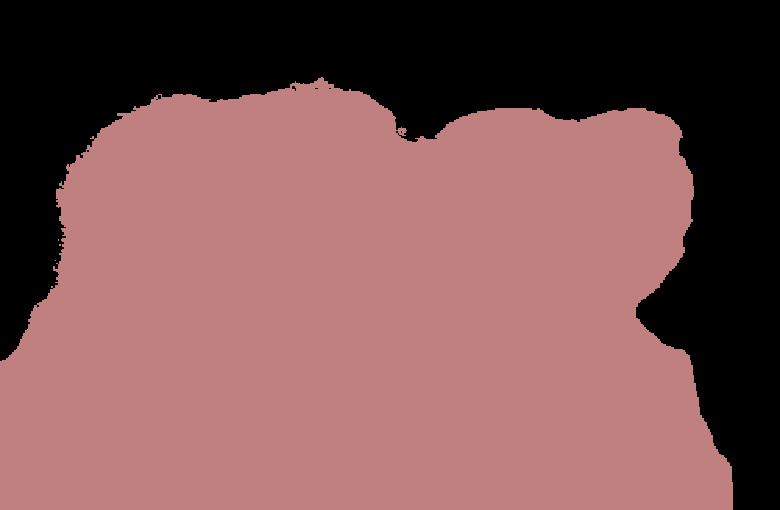
#> input picture crfasrnn_pytorch/labels.png, 780 x 510 px
$ python -i masking.py   (imports and definitions only)
#> lines starting #> are read from the running program, lines starting #| are printed output that depends on the picture; after the words box and inside, x2 and y2 are one past the last pixel; in counts of white or black regions, pixels touching at a corner belong together
import pathlib
import PIL
import cv2
import os
import numpy as np
from PIL import Image
# from flask import
import importlib
run_demo = importlib.import_module("thesis-backend.todo.crfasrnn_pytorch.run_demo")

PATH_TO_APPEND = str(pathlib.Path(__file__).parent.parent.absolute()) + "/"

def crop(input_file, output_file):
#> called with input_file = '../../crfasrnn_pytorch/labels.png', output_file = 'out.png'
    print("you're masking")
    print(input_file)

    # name of the img to make it RGB
    precrop = os.path.splitext(input_file)[0] + "precrop.png"
    rgba_image = PIL.Image.open(input_file)
#> rgba_image is the input picture: PIL image 780x510 P; mean R, G, B 126.8, 84.6, 84.6
    rgb_image = rgba_image.convert('RGB')
    rgb_image.save(precrop)
    run_demo.get_labels(precrop)
#> (this line was passed over: thesisbackend is not available in this run)

    # upload source image, add alpha channel
    src = np.array(Image.open(precrop))
    h, w = src.shape[:2]
#> h = 510; w = 780

    # smooth out the mask
    # uncomment out for smoothing
    #https://stackoverflow.com/questions/41313642/smooth-edges-of-a-segmented-mask
    img = cv2.imread(PATH_TO_APPEND + 'crfasrnn_pytorch/labels.png', 0)
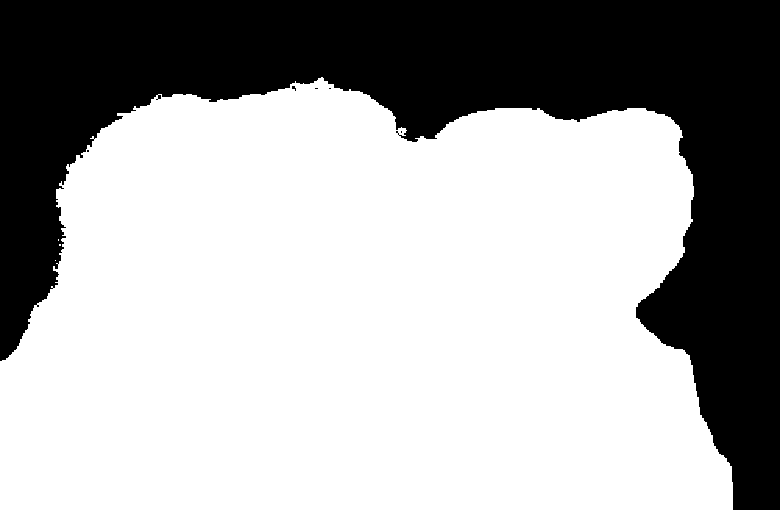
#> img: shape (510, 780); values 0 (black) and 147 (white), 66.1% white; 6 black regions (5 under 20 px), largest, box (x1, y1, x2, y2) and area: (0, 0, 780, 510) 134998
    kernel = cv2.getStructuringElement(cv2.MORPH_ELLIPSE, (11, 11))
    (thresh, binRed) = cv2.threshold(img, 128, 255, cv2.THRESH_BINARY)
    opening = cv2.morphologyEx(img, cv2.MORPH_OPEN, kernel, iterations=3)
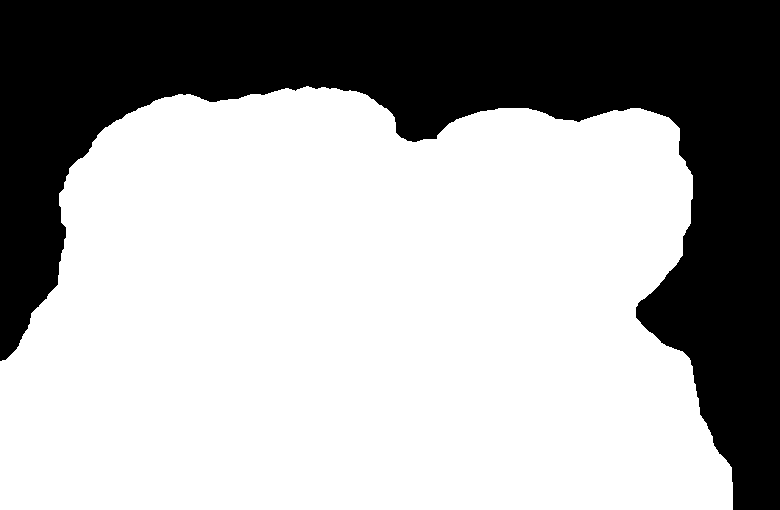
#> opening: shape (510, 780); values 0 (black) and 147 (white), 65.8% white; 1 black region, box (x1, y1, x2, y2) and area: (0, 0, 780, 510) 136147
    cv2.imwrite(PATH_TO_APPEND + 'crfasrnn_pytorch/labels.png', opening)

    # reupload mask as a greyscale array, turn into black and white
    mask = np.array(Image.open(PATH_TO_APPEND + 'crfasrnn_pytorch/labels.png').convert('L').resize(src.shape[1::-1], Image.BILINEAR))
    mask[mask != 0] = 255 # make everything in the mask that's not black to be white... AKA opaque!

    # add alpha layer
    RGBA = np.dstack((src, mask))
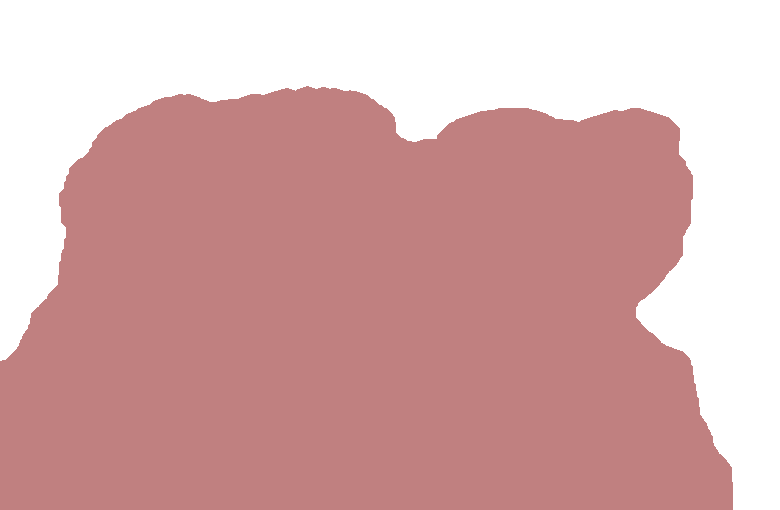
#> RGBA: shape (510, 780, 4); mean R, G, B, A 126.8, 84.6, 84.6, 167.7; transparent parts drawn white

    img = Image.fromarray(RGBA, 'RGBA')
    img.save(output_file)

    #now delete precrop
    os.remove(precrop)

def point(input_file, output_file):
    print("you're pointing")
    print(input_file)

    # smooth out the mask
    # uncomment out for smoothing
    #https://stackoverflow.com/questions/41313642/smooth-edges-of-a-segmented-mask
    img = cv2.imread(input_file, 0)
    kernel = cv2.getStructuringElement(cv2.MORPH_ELLIPSE, (6, 6))
    (thresh, binRed) = cv2.threshold(img, 128, 255, cv2.THRESH_BINARY)
    opening = cv2.morphologyEx(img, cv2.MORPH_OPEN, kernel, iterations=1)
    cv2.imwrite(output_file, opening)


def blackwhitemask(input_file, output_file):
    print("you're doing black and white stuff")
    # reupload mask as a greyscale array, turn into black and white
    original = cv2.imread(input_file)
    gray = cv2.cvtColor(original, cv2.COLOR_BGR2GRAY)
    (thresh, blackwhite) = cv2.threshold(gray, 127, 255, cv2.THRESH_BINARY)
    cv2.imwrite(output_file, blackwhite)

    # read the image
    image_bgr = cv2.imread(output_file)
    # get the image dimensions (height, width and channels)
    h, w, c = image_bgr.shape
    # append Alpha channel -- required for BGRA (Blue, Green, Red, Alpha)
    image_bgra = np.concatenate([image_bgr, np.full((h, w, 1), 255, dtype=np.uint8)], axis=-1)
    # create a mask where white pixels ([255, 255, 255]) are True
    white = np.all(image_bgr == [255, 255, 255], axis=-1)
    # change the values of Alpha to 0 for all the white pixels
    image_bgra[white, -1] = 0
    # save the image
    cv2.imwrite(output_file, image_bgra)

>>> result = crop('../../crfasrnn_pytorch/labels.png', 'out.png')
